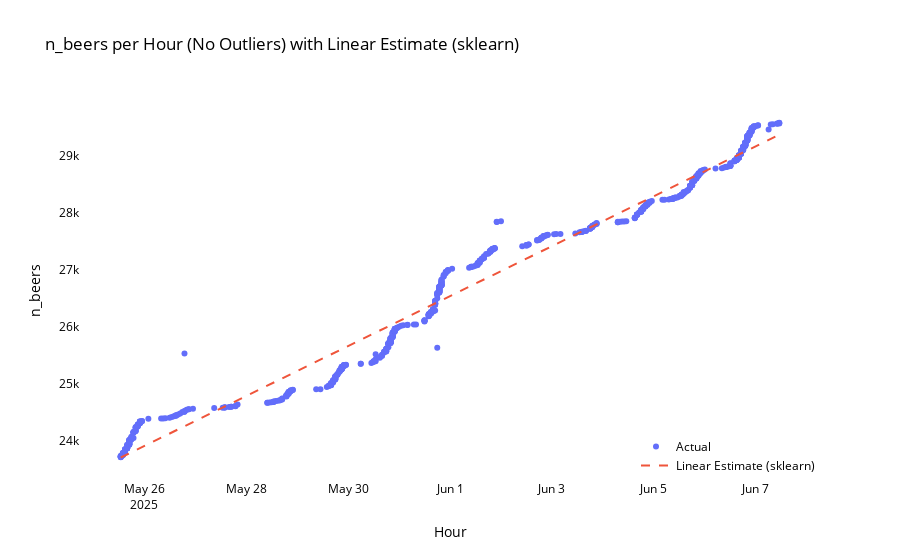

Notebook code for this chart:
### Markdown cell above
## Rate of Beers
The first few parsed messages are shown below.

### Code cell
# Linear estimate of rate of beers using sklearn and added_df_no_outliers
from sklearn.linear_model import LinearRegression
import numpy as np

data_cleaned = chat_df[chat_df['error']=='none'].copy()

# Prepare X as hours since start, y as n_beers
X = (data_cleaned['hour'] - data_cleaned['hour'].min()).dt.total_seconds().values.reshape(-1, 1) / 3600
y = data_cleaned['n_beers'].values

# Fit linear regression
model = LinearRegression()
model.fit(X, y)
rate_per_hour = model.coef_[0]
intercept = model.intercept_

print(f"Estimated rate of beers per hour: {rate_per_hour:.2f}")
print(f"Intercept: {intercept:.2f}")

# Add linear estimate to DataFrame for plotting
data_cleaned.loc[:,'linear_estimate'] = model.predict(X)

import plotly.graph_objects as go
fig = go.Figure()
fig.add_trace(go.Scatter(x=data_cleaned['hour'], y=data_cleaned['n_beers'], mode='markers', name='Actual'))
fig.add_trace(go.Scatter(x=data_cleaned['hour'], y=data_cleaned['linear_estimate'], mode='lines', name='Linear Estimate (sklearn)', line=dict(dash='dash')))
fig.update_layout(
    title='n_beers per Hour (No Outliers) with Linear Estimate (sklearn)',
    xaxis_title='Hour',
    yaxis_title='n_beers',
    plot_bgcolor='white',
    paper_bgcolor='white',
    font=dict(color='black')
)
#legend bottom right, on top of the plot
fig.update_layout(legend=dict(x=1, y=0, traceorder='normal', xanchor='right', yanchor='bottom'))
fig.show()

### Figure 1 — Plotly figure (JSON) as saved in the notebook; plotly's stock layout.template omitted (floating-point values rounded to 4 significant figures; data arrays with more than 128 entries replaced by an {"elided": "..."} marker saying what was removed)
{"data": [{"mode": "markers", "name": "Actual", "type": "scatter", "x": {"elided": "774 str values"}, "y": {"elided": "774 int values"}}, {"line": {"dash": "dash"}, "mode": "lines", "name": "Linear Estimate (sklearn)", "type": "scatter", "x": {"elided": "774 str values"}, "y": {"elided": "774 float values"}}], "layout": {"font": {"color": "black"}, "legend": {"traceorder": "normal", "x": 1, "xanchor": "right", "y": 0, "yanchor": "bottom"}, "paper_bgcolor": "white", "plot_bgcolor": "white", "title": {"text": "n_beers per Hour (No Outliers) with Linear Estimate (sklearn)"}, "xaxis": {"title": {"text": "Hour"}}, "yaxis": {"title": {"text": "n_beers"}}}}
